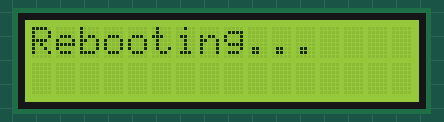
The program below on a simulated Raspberry Pi (BCM pin numbers). On the bench: 16×2 character LCD. The run ends when the program shuts the computer down; what the program prints to the terminal is not drawn. At 3.7 s the program restarts the board; the recording ends there.

Above: at 0.6 s.
At 1.7 s:
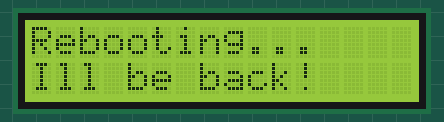

Measured:
- what the display in image 0 shows lasts 1.0 s, from 0.6 s to 1.6 s
- what the display in image 1 shows lasts 2.1 s, from 1.6 s to 3.7 s

The program:

reboot.py
```python
from rpi_lcd import LCD
import time
import os

lcd = LCD()

time.sleep(0.5)

lcd.text("Rebooting...", 1)

time.sleep(1)
lcd.text("Ill be back!", 2)
time.sleep(2)
lcd.clear()

os.system("sudo reboot")
```
